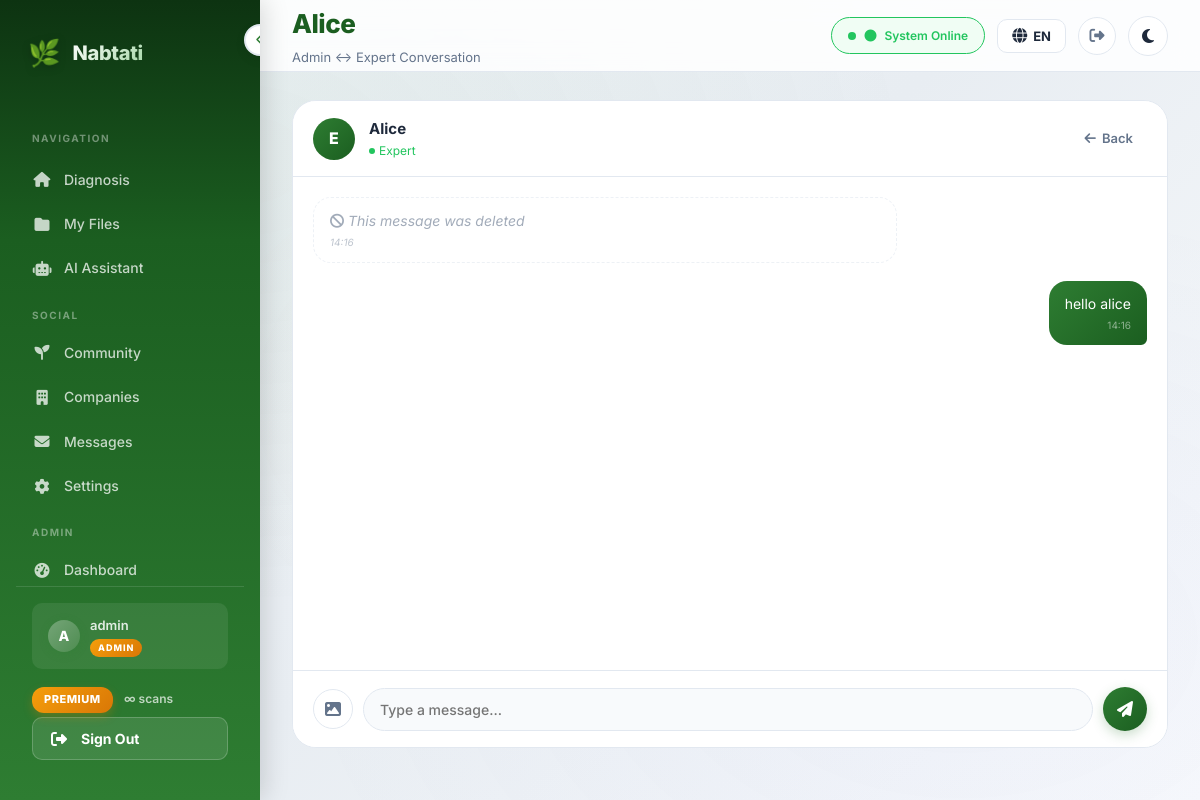
Page /manager/messages/5/ (signed in) on the committed database.
### analysis/models.py (models this page shows, shortened)
class CustomUser(AbstractUser):
    email = models.EmailField(unique=True)
    email_verified = models.BooleanField(default=False)
    birth_date = models.DateField(null=True, blank=True)
    PURPOSE_CHOICES = [
        ("farmer", "Farmer"),
        ("company", "Company"),
        ("other", "Other"),
    ]
    purpose = models.CharField(
        max_length=20,
        choices=PURPOSE_CHOICES,
        default="other",
    )
    user_code = models.CharField(
        max_length=6,
        unique=True,
        default=generate_user_code,
    )
    avatar = models.ImageField(upload_to="avatars/", null=True, blank=True)
    bio = models.TextField(max_length=500, blank=True)
    location = models.CharField(max_length=100, blank=True)
    crops_of_interest = models.JSONField(default=list, blank=True)
    role = models.CharField(
        max_length=10,
        choices=ROLE_CHOICES,
        default="user",
    )
    plan_type = models.CharField(
        max_length=10,
        choices=PLAN_CHOICES,
        default="free",
    )
    subscription_start = models.DateTimeField(null=True, blank=True)
    subscription_end = models.DateTimeField(null=True, blank=True)
    daily_scan_count = models.PositiveIntegerField(default=0)
    last_scan_date = models.DateField(null=True, blank=True)
    total_scans_count = models.PositiveIntegerField(default=0)
    class Meta:
        verbose_name = "User"
        verbose_name_plural = "Users"
    def get_display_name(self):
        if self.role == "company":
            try:
                return self.company_profile.company_name
            except Exception:
                return self.get_full_name() or self.username
        return self.get_full_name() or self.username
    @property
    def is_expert(self):
        return self.role == "expert"
    @property
    def is_admin_role(self):
        return self.role == "admin" or self.is_staff
    @property
    def effective_plan_type(self):
        if self.is_staff:
            return "premium"
        return self.plan_type
    @property
    def plan_config(self):
        return PLAN_CONFIG.get(self.effective_plan_type, PLAN_CONFIG["free"])
    def get_daily_limit(self):
        return self.plan_config["daily_limit"]
    def remaining_scans_today(self):
        from django.utils import timezone as tz
        self._reset_daily_count_if_needed(tz.localdate())
        limit = self.get_daily_limit()
        if limit is None:
            return None
        return max(0, limit - self.daily_scan_count)
    def can_use_chat(self):
        if self.is_staff:
            return True
        return self.plan_type == "premium"
    def check_and_expire_subscription(self):
        if self.is_staff:
            return False  # Staff never expire
    def _reset_daily_count_if_needed(self, today):
        if self.last_scan_date != today:
            self.daily_scan_count = 0
            self.last_scan_date = today
            self.save(update_fields=["daily_scan_count", "last_scan_date"])

### experts/models.py (models this page shows, shortened)
class AdminMessage(models.Model):
    conversation = models.ForeignKey(
        AdminConversation,
        on_delete=models.CASCADE,
        related_name="admin_messages",
    )
    sender = models.ForeignKey(
        settings.AUTH_USER_MODEL,
        on_delete=models.CASCADE,
        related_name="admin_sent_messages",
    )
    text = models.TextField(blank=True)
    image = models.ImageField(upload_to="admin_messages/", null=True, blank=True)
    reactions = models.JSONField(default=dict, blank=True, help_text="Emoji reactions: {emoji: [user_ids]}")
    is_read = models.BooleanField(default=False)
    is_deleted = models.BooleanField(default=False)
    created_at = models.DateTimeField(auto_now_add=True)
    class Meta:
        ordering = ["created_at"]
        verbose_name = "Admin Message"
        verbose_name_plural = "Admin Messages"

### manager/views.py (the view)
# urls.py: path("messages/<int:conversation_id>/", views.admin_conversation_view, name="admin_conversation"),
@staff_required
def admin_conversation_view(request, conversation_id):
    from experts.models import AdminConversation, AdminMessage
    conversation = get_object_or_404(
        AdminConversation, pk=conversation_id, admin=request.user
    )
    AdminMessage.objects.filter(
        conversation=conversation, is_read=False
    ).exclude(sender=request.user).update(is_read=True)
    messages_qs = conversation.admin_messages.select_related("sender").order_by("created_at")
    context = {
        "conversation": conversation,
        "messages_list": messages_qs,
        "other_user": conversation.expert,
    }
    return render(request, "manager/admin_conversation.html", context)

### experts/services.py (called while the page is built)
def get_unread_count(user: CustomUser) -> int:
    from experts.models import Message, Conversation
    from django.db.models import Q
    conversations = Conversation.objects.filter(Q(user=user) | Q(expert=user))
    return Message.objects.filter(
        conversation__in=conversations,
        is_read=False,
    ).exclude(sender=user).count()

### manager/templates/manager/admin_conversation.html (shortened to what this page needs)
{% extends "analysis/base.html" %}
{% load static %}
{% load i18n %}
{% block header_title %}{{ other_user.first_name }} {{ other_user.last_name }}{% endblock %}
{% block header_subtitle %}{% trans "Admin ↔ Expert Conversation" %}{% endblock %}
{% block content %}
<div class="chat-container">
    <div class="chat-header-bar">
        <div class="chat-avatar">{{ other_user.username|make_list|first|upper }}</div>
        <div class="chat-user-info">
            <div class="name">{{ other_user.first_name }} {{ other_user.last_name }}</div>
            <div class="status">{% trans "Expert" %}</div>
        </div>
        <a href="{% url 'manager:admin_messages' %}" class="chat-back"><i class="fas fa-arrow-left"></i> {% trans "Back" %}</a>
    </div>
    <div class="chat-messages" id="chatMessages">
        {% if messages_list %}
            {% for msg in messages_list %}
            <div class="msg-wrap {% if msg.is_deleted %}deleted{% elif msg.sender == request.user %}mine{% else %}theirs{% endif %}" data-msg-id="{{ msg.id }}">
                <div class="msg-bubble {% if msg.is_deleted %}msg-deleted{% endif %}">
                    {% if msg.is_deleted %}
                        <i class="fas fa-ban"></i> {% trans "This message was deleted" %}
                    {% else %}
                        {% if msg.text %}{{ msg.text }}{% endif %}
                    {% endif %}
                    <div class="msg-time">{{ msg.created_at|time:"H:i" }}</div>
                </div>
            </div>
            {% endfor %}
        {% else %}
            <div class="empty-chat"><i class="fas fa-paper-plane"></i><p>{% trans "Send the first message." %}</p></div>
        {% endif %}
    </div>
    <div class="chat-input-area">
        <div class="chat-attach-btn" title="Attach image">
            <i class="fas fa-image"></i>
        </div>
        <input type="text" class="chat-input" id="messageInput" placeholder="{% trans 'Type a message...' %}" autocomplete="off" maxlength="2000">
        <button class="chat-send-btn" id="sendBtn" onclick="sendMessage()"><i class="fas fa-paper-plane"></i></button>
    </div>
</div>
{% endblock %}

### analysis/templates/analysis/base.html (shortened to what this page needs)
{% load static %}
{% load i18n %}
<!DOCTYPE html>
<html lang="{{ LANGUAGE_CODE }}" dir="{% if LANGUAGE_CODE == 'ar' %}rtl{% else %}ltr{% endif %}" data-theme="light">
<head>
    <link href="https://cdnjs.cloudflare.com/ajax/libs/font-awesome/6.4.0/css/all.min.css" rel="stylesheet">
    <link rel="stylesheet" href="{% static 'css/style.css' %}">
    <link rel="stylesheet" href="{% static 'css/mobile.css' %}">
</head>
<body>
    <aside class="sidebar" id="sidebar" role="navigation" aria-label="{% trans 'Main navigation' %}" style="display:flex;flex-direction:column;">
        <button class="toggle-btn" onclick="toggleSidebar()" aria-label="{% trans 'Toggle sidebar' %}" aria-expanded="true">
            <i class="fas fa-chevron-left"></i>
        </button>
        <div class="logo">
            <span class="logo-icon">🌿</span>
            <span class="logo-text">Nabtati</span>
        </div>
        <div class="nav-section-label">{% trans "Navigation" %}</div>
        <div style="flex:1;overflow-y:auto;">
        <nav>
            <a href="{% url 'home' %}" class="nav {% block nav_home %}{% endblock %}" {% block nav_home_aria %}{% endblock %}>
                <i class="fas fa-home"></i>
                <span class="nav-text">{% trans "Diagnosis" %}</span>
            </a>
            <a href="{% url 'my_files' %}" class="nav {% block nav_files %}{% endblock %}" {% block nav_files_aria %}{% endblock %}>
                <i class="fas fa-folder"></i>
                <span class="nav-text">{% trans "My Files" %}</span>
            </a>
            <a href="{% url 'assistant' %}" class="nav {% block nav_assistant %}{% endblock %}" {% block nav_assistant_aria %}{% endblock %}>
                <i class="fas fa-robot"></i>
                <span class="nav-text">{% trans "AI Assistant" %}</span>
            </a>
            <div class="nav-section-label">{% trans "Social" %}</div>
            <a href="{% url 'community:feed' %}" class="nav {% block nav_community %}{% endblock %}">
                <i class="fas fa-seedling"></i>
                <span class="nav-text">{% trans "Community" %}</span>
            </a>
            <a href="{% url 'companies:directory' %}" class="nav {% block nav_companies %}{% endblock %}">
                <i class="fas fa-building"></i>
                <span class="nav-text">{% trans "Companies" %}</span>
            </a>
            <a href="{% url 'companies:user_messages' %}" class="nav {% block nav_user_messages %}{% endblock %}">
                <i class="fas fa-envelope"></i>
                <span class="nav-text">{% trans "Messages" %}</span>
            </a>
            <a href="{% url 'settings' %}" class="nav {% block nav_settings %}{% endblock %}">
                <i class="fas fa-cog"></i>
                <span class="nav-text">{% trans "Settings" %}</span>
            </a>
        </nav>
        {% if user.is_staff %}
        <div class="nav-section-label">{% trans "Admin" %}</div>
        <nav>
            <a href="{% url 'manager:dashboard' %}" class="nav {% block nav_admin_dashboard %}{% endblock %}">
                <i class="fas fa-gauge-high"></i>
                <span class="nav-text">{% trans "Dashboard" %}</span>
            </a>
        </nav>
        {% endif %}
        </div>
        <div class="sidebar-footer">
            {% if user.is_authenticated %}
            <div class="user-info">
                <div class="user-avatar">{{ user.username|make_list|first|upper }}</div>
                <span class="nav-text user-name">
                    {{ user.get_display_name }}
                    {% if user.is_staff %}
                    <span class="admin-badge-sm">{% trans "ADMIN" %}</span>
                    {% endif %}
                </span>
            </div>
            <div class="nav-text plan-info-sidebar" style="padding: 10px 0 4px 0; font-size: 12px;">
                <span class="plan-badge plan-badge-{{ plan_type }}" style="
                    display: inline-block;
                    padding: 4px 12px;
                    border-radius: 12px;
                    font-size: 11px;
                    font-weight: 800;
                    letter-spacing: 0.5px;
                    text-transform: uppercase;
                    {% if plan_type == 'premium' %}
                        background: linear-gradient(135deg, #f59e0b, #d97706);
                        color: #fff;
                        box-shadow: 0 4px 10px rgba(217, 119, 6, 0.3);
                    {% elif plan_type == 'basic' %}
                        background: linear-gradient(135deg, #6366f1, #4f46e5);
                        color: #fff;
                        box-shadow: 0 4px 10px rgba(79, 70, 229, 0.3);
                    {% else %}
                        background: #fff;
                        color: var(--primary);
                        box-shadow: 0 4px 10px rgba(0,0,0,0.1);
                    {% endif %}
                ">{{ plan_label }}</span>
                {% if daily_limit is not None %}
                <span style="color: rgba(255,255,255,0.7); margin-left: 8px; font-weight: 600;">
                    {{ remaining_scans }}/{{ daily_limit }} {% trans "scans" %}
                </span>
                {% else %}
                <span style="color: rgba(255,255,255,0.7); margin-left: 8px; font-weight: 600;">
                    ∞ {% trans "scans" %}
                </span>
                {% endif %}
            </div>
            <button class="sidebar-logout-btn" onclick="confirmLogout()" data-logout-url="{% url 'logout' %}">
                <i class="fas fa-right-from-bracket"></i>
                <span class="nav-text">{% trans "Sign Out" %}</span>
            </button>
            {% else %}
            <a href="{% url 'login' %}" class="nav">
                <i class="fas fa-sign-in-alt"></i>
                <span class="nav-text">{% trans "Login" %}</span>
            </a>
            {% endif %}
        </div>
    </aside>
    <div class="main-wrapper">
        <header class="header desktop-header">
            <div>
                <h1 class="header-title">{% block header_title %}Nabtati{% endblock %}</h1>
                <p class="header-subtitle">{% block header_subtitle %}{% endblock %}</p>
            </div>
            <div class="header-actions">
                {% block header_actions %}
                <span class="status-badge" role="status" aria-live="polite">
                    <i class="fas fa-circle"></i> {% trans "System Online" %}
                </span>
                {% endblock %}
                <div class="lang-switcher" id="langSwitcher">
                    <button class="lang-btn" id="langToggle" type="button" aria-label="{% trans 'Change language' %}">
                        <i class="fas fa-globe"></i>
                        <span>{{ LANGUAGE_CODE|upper }}</span>
                    </button>
                </div>
                {% if user.is_authenticated %}
                <button class="header-logout-btn" onclick="confirmLogout()" data-logout-url="{% url 'logout' %}" title="{% trans 'Sign Out' %}">
                    <i class="fas fa-right-from-bracket"></i>
                </button>
                {% endif %}
                <button class="theme-toggle desktop-theme-toggle" onclick="toggleTheme()" aria-label="{% trans 'Toggle dark mode' %}">
                    <i class="fas fa-moon" id="theme-icon"></i>
                </button>
            </div>
        </header>
        <main class="content" id="main-content">
            {% block content %}{% endblock %}
        </main>
    </div>
</body>
</html>

### static/css/mobile.css (style rules this page uses)
.user-info { display: flex; align-items: center; gap: 10px; padding: 12px 16px; margin-bottom: 8px; border-radius: var(--radius-sm); background: rgba(255, 255, 255, 0.08); }
.user-avatar { width: 32px; height: 32px; border-radius: 50%; background: linear-gradient(135deg, rgba(255,255,255,0.3), rgba(255,255,255,0.1)); display: flex; align-items: center; justify-content: center; font-weight: 800; font-size: 14px; color: white; flex-shrink: 0; }
.user-name { font-size: 13px; font-weight: 600; color: rgba(255,255,255,0.85); }
@media (min-width: 320px) { .header-title { font-size: clamp(18px, 4vw, 26px); } }

### rows in the picture
CustomUser: username|make_list "A", get_display_name "admin"
CustomUser: first_name "Alice", username|make_list "E"
AdminMessage: created_at "14:16"
AdminMessage: text "hello alice", created_at "14:16"

### other values in the picture
{{ plan_label }} "PREMIUM"
{{ LANGUAGE_CODE|upper }} "EN"
